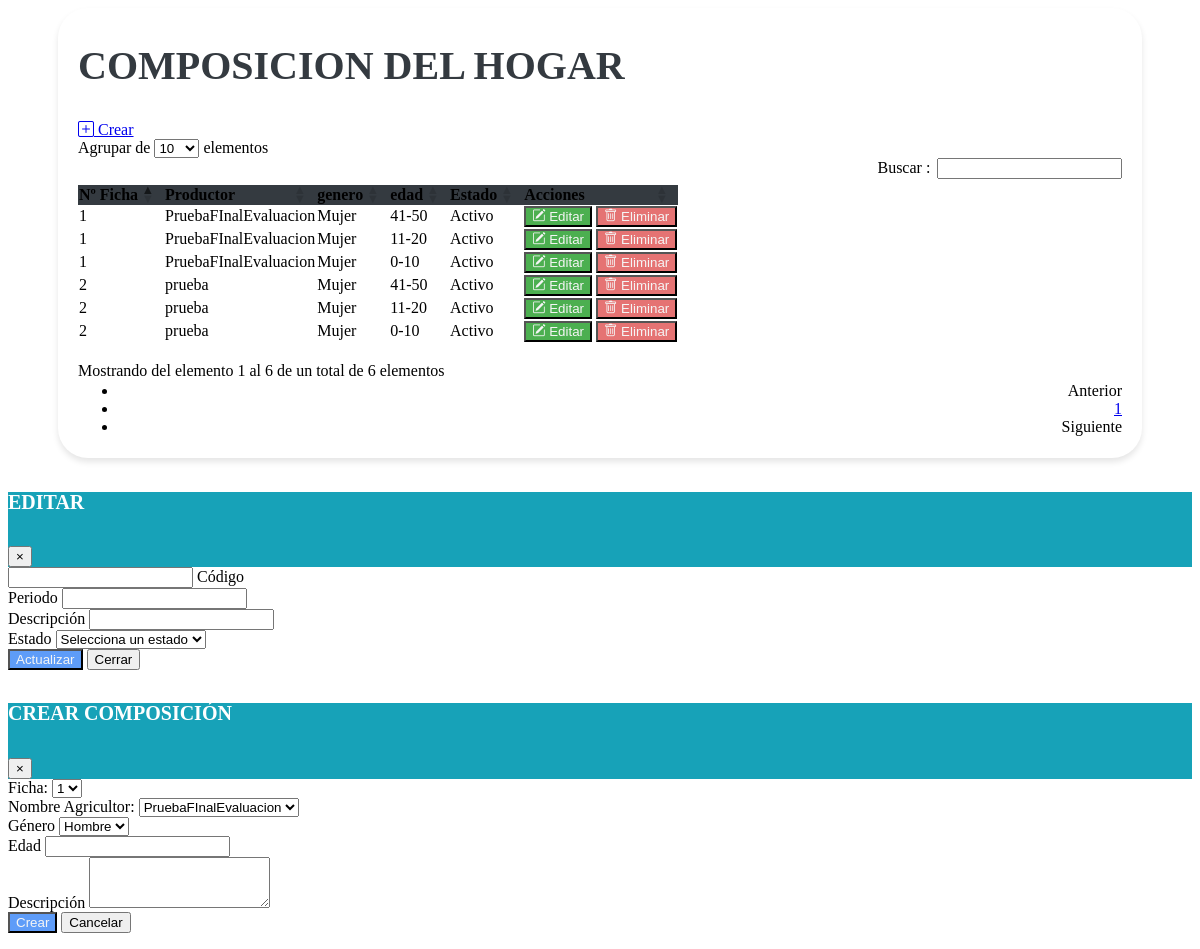
The page /vistas/Mantenimiento_Composicion.php on the database its author committed.
### tables this page shows
CREATE TABLE `tbl_composicion` (
  `id_ficha` bigint(20) DEFAULT NULL,
  `id_composicion` bigint(20) NOT NULL,
  `id_productor` bigint(20) DEFAULT NULL,
  `genero` enum('Hombre','Mujer') DEFAULT NULL,
  `edad` varchar(10) DEFAULT NULL,
  `cantidad` int(11) DEFAULT NULL,
  `creado_por` varchar(25) DEFAULT NULL,
  `fecha_creacion` timestamp NOT NULL DEFAULT current_timestamp(),
  `modificado_por` varchar(25) DEFAULT NULL,
  `fecha_modificacion` timestamp NOT NULL DEFAULT current_timestamp() ON UPDATE current_timestamp(),
  `estado` enum('A','I') DEFAULT NULL
);

CREATE TABLE `tbl_productor` (
  `id_ficha` varchar(50) DEFAULT NULL,
  `id_productor` bigint(20) NOT NULL,
  `primer_nombre` varchar(255) DEFAULT NULL,
  `segundo_nombre` varchar(255) DEFAULT NULL,
  `primer_apellido` varchar(255) DEFAULT NULL,
  `segundo_apellido` varchar(255) DEFAULT NULL,
  `identificacion` bigint(20) DEFAULT NULL,
  `fecha_nacimiento` date DEFAULT NULL,
  `genero` varchar(10) DEFAULT NULL,
  `estado_civil` varchar(20) DEFAULT NULL,
  `nivel_escolaridad` varchar(50) DEFAULT NULL,
  `ultimo_grado_escolar_aprobado` varchar(50) DEFAULT NULL,
  `telefono_1` int(11) DEFAULT NULL,
  `telefono_2` int(11) DEFAULT NULL,
  `telefono_3` int(11) DEFAULT NULL,
  `email_1` varchar(255) DEFAULT NULL,
  `email_2` varchar(255) DEFAULT NULL,
  `email_3` varchar(255) DEFAULT NULL,
  `descripcion` text DEFAULT NULL,
  `creado_por` varchar(25) DEFAULT NULL,
  `fecha_creacion` timestamp NOT NULL DEFAULT current_timestamp() ON UPDATE current_timestamp(),
  `modificado_por` varchar(25) DEFAULT NULL,
  `fecha_modificacion` timestamp NOT NULL DEFAULT current_timestamp(),
  `estado` enum('A','I') DEFAULT NULL
);

### vistas/Mantenimiento_Composicion.php (the view, shortened to what this page needs)
<link href="https://cdn.jsdelivr.net/npm/bootstrap-icons@1.10.0/font/bootstrap-icons.css" rel="stylesheet">
<link rel="stylesheet" href="assets/css/estilos.css">
    <link rel="stylesheet" href="https://cdn.datatables.net/1.10.20/css/dataTables.bootstrap4.min.css">
<div class="containertable">
    <div class="d-flex justify-content-between align-items-end mb-4">
        <div>
            <h1 class="poppins-font mb-2">COMPOSICION DEL HOGAR</h1>
            <br>
            <a href="#" data-bs-toggle="modal" data-bs-target="#modalForm" class="btn btn-info">
                <i class="bi bi-plus-square icono-grande"></i> Crear
            </a>
        </div>
    </div>
    <div class="table-responsive">
        <!--El diseño de la table cuando ya esté todo unido
    <table id="tablax" class="table table-striped table-bordered" style="width:100%"> -->
    <table id="tablax" class="table table-hover">
            <thead class="table-dark text-center" style="background-color: #343A40;">
                <tr>
                    <th scope="col">Nº Ficha</th>
                    <th scope="col">Productor</th>
                    <th scope="col">genero</th>
                    <th scope="col">edad</th>
                    <th scope="col">Estado</th>
                    <th scope="col">Acciones</th>
                </tr>
            </thead>
            <tbody class="text-center">
                <?php
                include "../php/conexion_be.php";
                $sql = $conexion->query("SELECT
                C.id_ficha,
                C.id_composicion,
                C.id_productor,
                C.genero,
                C.edad,
                C.creado_por,
                C.fecha_creacion,
                C.modificado_por,
                C.fecha_modificacion,
                C.estado,
                P.primer_nombre
            FROM
                tbl_composicion C
                INNER JOIN tbl_productor P ON C.id_productor = P.id_productor;
            ");
                while ($datos = $sql->fetch_object()) { ?>
                    <tr>
                        <td><?= $datos->id_ficha ?></td>
                        <td><?= $datos->primer_nombre ?></td>
                        <td><?php
                            if ($datos->genero == "H") {
                                echo '<span class="badge badge-pill badge-light">Hombre</span>';
                            } else {
                                echo '<span class="badge badge-pill badge-light">Mujer</span>';
                            }
                            ?></td>
                        <td><?= $datos->edad ?></td>
                        <td><?php
                            if ($datos->estado == "A") {
                                echo '<span class="badge bg-success">Activo</span>';
                            } else {
                                echo '<span class="badge bg-danger">Inactivo</span>';
                            }
                            ?></td>
                        <td>
                            <button type="button" class="btn btn-editar" data-toggle="modal" data-target="#modalEditar" onclick="abrirModalEditar
                            ('<?= $datos->id_periodo ?>', '<?= $datos->periodo ?>', '<?= $datos->descripcion ?>', '<?= $datos->estado ?>')">
                                <i class="bi bi-pencil-square"></i>
                                Editar
                            </button>
                            <form id="deleteForm" method="POST" action="modelos/eliminar_periodicidad.php" style="display: inline;">
                                <button type="submit" class="btn btn-eliminar">
                                    <i class="bi bi-trash"></i>
                                    Eliminar
                                </button>
                            </form>
                        </td>
                    </tr>
                <?php }
                ?>
            </tbody>
        </table>
    </div>
</div>
<div class="modal fade" id="modalEditar" tabindex="-1" role="dialog" aria-labelledby="exampleModalLabel" aria-hidden="true">
    <div class="modal-dialog" role="document">
        <div class="modal-content">
            <div class="modal-header" style="background-color: #17A2B8;">
                <h5 class="poppins-modal mb-2" id="exampleModalLabel">EDITAR</h5>
                <button type="button" class="close" data-dismiss="modal" aria-label="Cerrar">
                    <span aria-hidden="true">&times;</span>
                </button>
            </div>
            <div class="modal-body">
                <form id="formularioEditar" method="POST" action="#">
                    <div class="row">
                        <div class="col-6">
                            <div class="form-group">
                                <input type="text" class="form-control" id="id_periodo" name="id_periodo" readonly>
                                <label for="id_periodo">Código</label>
                            </div>
                        </div>
                        <div class="col-6">
                            <div class="form-group">
                                <label for="periodo">Periodo</label>
                                <input type="text" class="form-control" id="periodo" name="periodo" required>
                            </div>
                        </div>
                    </div>
                    <div class="row">
                        <div class="col-6">
                            <div class="form-group">
                                <label for="descripcion">Descripción</label>
                                <input type="text" class="form-control" id="descripcion" name="descripcion" required>
                            </div>
                        </div>
                    </div>
                    <div class="form-row">
                        <div class="form-group col-md-6">
                            <label for="estado">Estado</label>
                            <select class="form-control" id="estado" name="estado" required>
                                <option value="" disabled selected>Selecciona un estado</option>
                            </select>
                        </div>
                    </div>
                    <div class="modal-footer">
                        <button type="submit" class="btn btn-actualizar">Actualizar</button>
                        <button type="button" class="btn btn-secondary" data-dismiss="modal"></i>Cerrar</button>
                    </div>
                </form>
            </div>
        </div>
    </div>
</div>
<div class="modal fade" id="modalForm" tabindex="-1" role="dialog" aria-labelledby="exampleModalLabel" aria-hidden="true">
    <div class="modal-dialog">
        <div class="modal-content" role="document">
            <div class="modal-header" style="background-color: #17A2B8;">
                <h5 class="poppins-modal mb-2" id="exampleModalLabel">CREAR COMPOSICIÓN</h5>
                <button type="button" class="close" data-dismiss="modal" aria-label="Cerrar">
                    <span aria-hidden="true">&times;</span>
                </button>
            </div>
            <div class="modal-body">
                <form action="modelos/agregar_composicion.php" method="POST">
                    <div class="row mb-3">
                    <div class="col-6">
                            <div class="form-group">
                                <label for="id_ficha">Ficha:</label>
                                <select class="form-control" id="id_ficha" name="id_ficha" required>
                                    <?php
                                    include '../php/conexion_be.php';
                                    $sql = "SELECT id_ficha FROM fichas";
                                    $result = mysqli_query($conexion, $sql);
                                    if (mysqli_num_rows($result) > 0) {
                                        while ($row = mysqli_fetch_assoc($result)) {
                                            echo '<option value="' . $row["id_ficha"] . '">' . $row["id_ficha"] . '</option>';
                                        }
                                    } else {
                                        echo '<option value="">No hay aldeas disponibles</option>';
                                    }
                                    ?>
                                </select>
                            </div>
                        </div>
                        <div class="col-6">
                            <div class="form-group">
                                <label for="id_productor">Nombre Agricultor:</label>
                                <select class="form-control" id="id_productor" name="id_productor" required>
                                    <?php
                                    include '../php/conexion_be.php';
                                    $sql = "SELECT id_productor , primer_nombre FROM tbl_productor";
                                    $result = mysqli_query($conexion, $sql);
                                    if (mysqli_num_rows($result) > 0) {
                                        while ($row = mysqli_fetch_assoc($result)) {
                                            echo '<option value="' . $row["id_productor"] . '">' . $row["primer_nombre"] . '</option>';
                                        }
                                    } else {
                                        echo '<option value="">No hay aldeas disponibles</option>';
                                    }
                                    ?>
                                </select>
                            </div>
                        </div>
                    </div>
                    <div class="row mb-3">
                        <div class="col">
                            <label for="genero" class="form-label">Género</label>
                            <select class="form-control" id="genero" name="genero">
                                <option value="H">Hombre</option>
                            </select>
                        </div>
                        <div class="col">
                            <label for="edad" class="form-label">Edad</label>
                            <input type="text" class="form-control" id="edad" name="edad">
                        </div>
                    </div>
                    <div class="mb-3">
                        <label for="descripcion" class="form-label">Descripción</label>
                        <textarea class="form-control" id="descripcion" name="descripcion" rows="3"></textarea>
                    </div>
                    <div class="modal-footer">
                        <button type="submit" class="btn btn-actualizar">Crear</button>
                        <button type="button" class="btn btn-secondary" data-bs-dismiss="modal">Cancelar</button>
                    </div>
                </form>
            </div>
        </div>
    </div>
</div>

### assets/css/estilos.css (style rules this page uses)
.poppins-font { color: var(--heading, #343A40); font-size: 40px; font-style: normal; font-weight: 600; line-height: 21px; }
.poppins-modal { color: var(--heading, #ffffff); font-size: 20px; font-style: normal; font-weight: 600; line-height: 21px; }
.btn-actualizar { background-color: #5e9cf8; color: whitesmoke; }
.containertable { background-color: #fff; padding: 20px; border-radius: 30px; margin-bottom: 20px; margin-left: 50px; margin-right: 50px; box-shadow: 0 4px 6px rgba(0, 0, 0, 0.1); }
.btn-editar { background-color: #4CAF50; color: whitesmoke; }
.btn-eliminar { background-color: #E57373; color: whitesmoke; }
.btn-editar, .btn-eliminar { transition: background-color 0.3s ease; }

### rows shown on the page
tbl_composicion: id_ficha "2", id_productor.primer_nombre "prueba", genero "Mujer", edad "41-50", estado "Activo"
tbl_composicion: id_ficha "2", id_productor.primer_nombre "prueba", genero "Mujer", edad "11-20", estado "Activo"
tbl_composicion: id_ficha "2", id_productor.primer_nombre "prueba", genero "Mujer", edad "0-10", estado "Activo"
tbl_composicion: id_ficha "1", id_productor.primer_nombre "PruebaFInalEvaluacion", genero "Mujer", edad "41-50", estado "Activo"
tbl_composicion: id_ficha "1", id_productor.primer_nombre "PruebaFInalEvaluacion", genero "Mujer", edad "11-20", estado "Activo"
tbl_composicion: id_ficha "1", id_productor.primer_nombre "PruebaFInalEvaluacion", genero "Mujer", edad "0-10", estado "Activo"

### other values the page prints
form field id_ficha "1"
form field id_productor "PruebaFInalEvaluacion"
